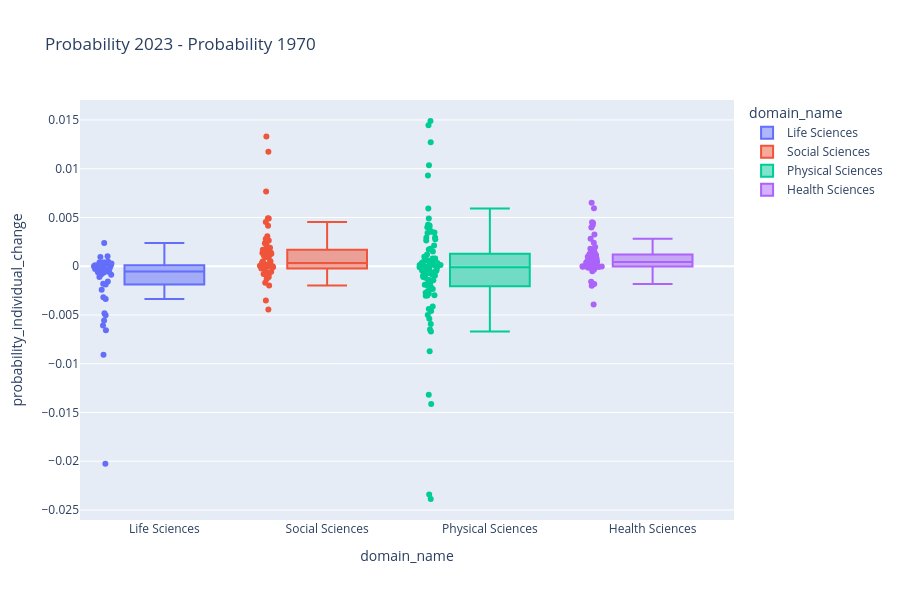

Notebook source saved alongside this figure:
### Code cell
year = 2023

fig = px.box(
    df_global_topics.query("year == @year"),
    x="domain_name",           # each domain = one box
    y="probability_individual_change",       # values to summarize
    points="all",              # optional: show all points
    color="domain_name",       # color boxes by domain
    height=600,
    title=f"Probability {year} - Probability {start_year}",
    hover_data=["domain_name", "counts_loss_pct", "subfield_name", "subfield_id"],
)

fig.update_layout(
    # yaxis_title="Counts loss (%)",
    # xaxis_title="Domain",
    # showlegend=False
)

fig.show()
# fig.write_image("../images/probability_change_by_domain_2023.png",
#                 width=1200, height=600, scale=2)

### Figure 1 — Plotly figure (JSON) as saved in the notebook; plotly's stock layout.template omitted (floating-point values rounded to 4 significant figures; data arrays with more than 128 entries replaced by an {"elided": "..."} marker saying what was removed)
{"data": [{"alignmentgroup": "True", "boxpoints": "all", "customdata": [[18.59, "General Agricultural and Biological Sciences", 1100], [31.53, "Agronomy and Crop Science", 1102], [33.54, "Animal Science and Zoology", 1103], [28.22, "Aquatic Science", 1104], [45.56, "Ecology, Evolution, Behavior and Systematics", 1105], [29.95, "Food Science", 1106], [23.16, "Forestry", 1107], [41.58, "Horticulture", 1108], [37.85, "Insect Science", 1109], [34.9, "Plant Science", 1110], [34.03, "Soil Science", 1111], [34.31, "Aging", 1302], [32.51, "Biochemistry", 1303], [34.57, "Biophysics", 1304], [34.36, "Biotechnology", 1305], [31.23, "Cancer Research", 1306], [36.41, "Cell Biology", 1307], [27.3, "Clinical Biochemistry", 1308], [43.36, "Developmental Biology", 1309], [37.62, "Endocrinology", 1310], [40.77, "Genetics", 1311], [35.92, "Molecular Biology", 1312], [37.9, "Molecular Medicine", 1313], [36.92, "Physiology", 1314], [43.23, "Structural Biology", 1315], [39.6, "Applied Microbiology and Biotechnology", 2402], [35.75, "Immunology", 2403], [36.08, "Microbiology", 2404], [44.16, "Parasitology", 2405], [43.43, "Virology", 2406], [34.64, "Behavioral Neuroscience", 2802], [36.33, "Biological Psychiatry", 2803], [36.44, "Cellular and Molecular Neuroscience", 2804], [40.15, "Cognitive Neuroscience", 2805], [30.27, "Developmental Neuroscience", 2806], [35.24, "Endocrine and Autonomic Systems", 2807], [33.73, "Neurology", 2808], [35.5, "Sensory Systems", 2809], [5.556, "Drug Discovery", 3002], [34.27, "Pharmaceutical Science", 3003], [28.98, "Pharmacology", 3004], [31.71, "Toxicology", 3005]], "hovertemplate": "domain_name=%{x}<br>probability_individual_change=%{y}<br>counts_loss_pct=%{customdata[0]}<br>subfield_name=%{customdata[1]}<br>subfield_id=%{customdata[2]}<extra></extra>", "legendgroup": "Life Sciences", "marker": {"color": "#636efa"}, "name": "Life Sciences", "notched": false, "offsetgroup": "Life Sciences", "orientation": "v", "showlegend": true, "x": ["Life Sciences", "Life Sciences", "Life Sciences", "Life Sciences", "Life Sciences", "Life Sciences", "Life Sciences", "Life Sciences", "Life Sciences", "Life Sciences", "Life Sciences", "Life Sciences", "Life Sciences", "Life Sciences", "Life Sciences", "Life Sciences", "Life Sciences", "Life Sciences", "Life Sciences", "Life Sciences", "Life Sciences", "Life Sciences", "Life Sciences", "Life Sciences", "Life Sciences", "Life Sciences", "Life Sciences", "Life Sciences", "Life Sciences", "Life Sciences", "Life Sciences", "Life Sciences", "Life Sciences", "Life Sciences", "Life Sciences", "Life Sciences", "Life Sciences", "Life Sciences", "Life Sciences", "Life Sciences", "Life Sciences", "Life Sciences"], "x0": " ", "xaxis": "x", "y": [9.265e-05, -0.001864, -0.005564, -0.0003534, -0.006558, -0.000623, 0.0004196, -6.032e-05, -0.00317, -0.009083, 0.001036, 0.0003085, -0.003365, -0.0004731, -0.00156, 0.002372, -0.005037, -0.002417, -0.0002268, -0.0005861, -0.006075, -0.02025, 0.0009382, -0.0006225, 7.239e-05, 0.0003852, 0.0004601, -0.0008847, -0.000292, 0.0003792, -0.0006143, 0.0002841, -0.004828, -0.0008714, -0.0002046, -0.0006935, 0.0003328, -0.0001894, 5.54e-06, -0.001803, -0.001099, -0.0001191], "y0": " ", "yaxis": "y", "type": "box"}, {"alignmentgroup": "True", "boxpoints": "all", "customdata": {"elided": "58x3 mixed values"}, "hovertemplate": "domain_name=%{x}<br>probability_individual_change=%{y}<br>counts_loss_pct=%{customdata[0]}<br>subfield_name=%{customdata[1]}<br>subfield_id=%{customdata[2]}<extra></extra>", "legendgroup": "Social Sciences", "marker": {"color": "#EF553B"}, "name": "Social Sciences", "notched": false, "offsetgroup": "Social Sciences", "orientation": "v", "showlegend": true, "x": ["Social Sciences", "Social Sciences", "Social Sciences", "Social Sciences", "Social Sciences", "Social Sciences", "Social Sciences", "Social Sciences", "Social Sciences", "Social Sciences", "Social Sciences", "Social Sciences", "Social Sciences", "Social Sciences", "Social Sciences", "Social Sciences", "Social Sciences", "Social Sciences", "Social Sciences", "Social Sciences", "Social Sciences", "Social Sciences", "Social Sciences", "Social Sciences", "Social Sciences", "Social Sciences", "Social Sciences", "Social Sciences", "Social Sciences", "Social Sciences", "Social Sciences", "Social Sciences", "Social Sciences", "Social Sciences", "Social Sciences", "Social Sciences", "Social Sciences", "Social Sciences", "Social Sciences", "Social Sciences", "Social Sciences", "Social Sciences", "Social Sciences", "Social Sciences", "Social Sciences", "Social Sciences", "Social Sciences", "Social Sciences", "Social Sciences", "Social Sciences", "Social Sciences", "Social Sciences", "Social Sciences", "Social Sciences", "Social Sciences", "Social Sciences", "Social Sciences", "Social Sciences"], "x0": " ", "xaxis": "x", "y": [-0.0001065, -0.004427, 0.0003705, -0.001102, -0.0008313, 0.0002687, -0.001085, 0.0005175, 0.0001447, -0.000112, -0.001968, -0.0007965, -0.000113, 0.004153, 0.0009013, 0.002201, 0.0017, 0.002631, 0.002348, 0.004915, 8.92e-05, 2.085e-05, 8.929e-06, 0.001635, 0.001382, -0.0002359, 0.001152, 0.007676, 0.001691, -0.0006562, 1.113e-05, 0.004905, -0.001313, 5.68e-05, 5.809e-05, 0.001749, -0.0005662, -8.485e-05, 0.0005029, 0.01331, 0.0005236, 0.003067, 0.001346, 0.002795, -5.403e-05, -0.000611, 0.001286, 0.01173, 0.001062, -0.003515, -0.0002313, 0.001239, 0.004524, 0.001906, 6.646e-05, -0.001682, -0.0008441, 0.0009394], "y0": " ", "yaxis": "y", "type": "box"}, {"alignmentgroup": "True", "boxpoints": "all", "customdata": {"elided": "89x3 mixed values"}, "hovertemplate": "domain_name=%{x}<br>probability_individual_change=%{y}<br>counts_loss_pct=%{customdata[0]}<br>subfield_name=%{customdata[1]}<br>subfield_id=%{customdata[2]}<extra></extra>", "legendgroup": "Physical Sciences", "marker": {"color": "#00cc96"}, "name": "Physical Sciences", "notched": false, "offsetgroup": "Physical Sciences", "orientation": "v", "showlegend": true, "x": ["Physical Sciences", "Physical Sciences", "Physical Sciences", "Physical Sciences", "Physical Sciences", "Physical Sciences", "Physical Sciences", "Physical Sciences", "Physical Sciences", "Physical Sciences", "Physical Sciences", "Physical Sciences", "Physical Sciences", "Physical Sciences", "Physical Sciences", "Physical Sciences", "Physical Sciences", "Physical Sciences", "Physical Sciences", "Physical Sciences", "Physical Sciences", "Physical Sciences", "Physical Sciences", "Physical Sciences", "Physical Sciences", "Physical Sciences", "Physical Sciences", "Physical Sciences", "Physical Sciences", "Physical Sciences", "Physical Sciences", "Physical Sciences", "Physical Sciences", "Physical Sciences", "Physical Sciences", "Physical Sciences", "Physical Sciences", "Physical Sciences", "Physical Sciences", "Physical Sciences", "Physical Sciences", "Physical Sciences", "Physical Sciences", "Physical Sciences", "Physical Sciences", "Physical Sciences", "Physical Sciences", "Physical Sciences", "Physical Sciences", "Physical Sciences", "Physical Sciences", "Physical Sciences", "Physical Sciences", "Physical Sciences", "Physical Sciences", "Physical Sciences", "Physical Sciences", "Physical Sciences", "Physical Sciences", "Physical Sciences", "Physical Sciences", "Physical Sciences", "Physical Sciences", "Physical Sciences", "Physical Sciences", "Physical Sciences", "Physical Sciences", "Physical Sciences", "Physical Sciences", "Physical Sciences", "Physical Sciences", "Physical Sciences", "Physical Sciences", "Physical Sciences", "Physical Sciences", "Physical Sciences", "Physical Sciences", "Physical Sciences", "Physical Sciences", "Physical Sciences", "Physical Sciences", "Physical Sciences", "Physical Sciences", "Physical Sciences", "Physical Sciences", "Physical Sciences", "Physical Sciences", "Physical Sciences", "Physical Sciences"], "x0": " ", "xaxis": "x", "y": [-0.001411, -0.0001788, -0.0001135, -0.0006281, -0.002111, 0.0001272, -0.001455, -0.002345, -0.004119, -0.0234, -0.006496, -0.01412, 0.01489, -0.003015, 0.0006599, 0.004246, 0.001722, 0.01035, 0.0004393, 0.001799, 0.01446, 0.001515, 0.0003195, -0.001447, -0.0009884, -0.0005279, -9.727e-05, -0.001183, 0.009307, -0.001105, 4.079e-05, 0.0001915, 0.0007774, -8.864e-05, 1.137e-05, 0.005927, 3.286e-05, -0.002983, 0.003547, 0.004888, 0.003996, -0.006684, 0.003459, 0.01271, 0.002634, -0.0004429, -0.004591, 0.0003439, 0.000791, 0.0009619, 0.004166, -4.342e-05, 0.0005793, -0.005379, 0.0007853, 0.003417, 0.003926, 0.00213, 0.002938, -0.0006332, 0.002927, 0.0004561, 0.002775, -0.0009815, 0.0007551, -0.0008433, -0.0004412, -0.004991, -9.31e-05, -0.002996, -0.002554, -0.002037, -0.002332, 8.808e-05, -0.0004817, -0.001907, -0.002724, 0.001191, -0.001755, -0.000951, -0.000708, 0.0001299, -0.008711, -0.004396, -9.906e-05, -0.01319, -0.02387, -0.005913, -0.002785], "y0": " ", "yaxis": "y", "type": "box"}, {"alignmentgroup": "True", "boxpoints": "all", "customdata": {"elided": "63x3 mixed values"}, "hovertemplate": "domain_name=%{x}<br>probability_individual_change=%{y}<br>counts_loss_pct=%{customdata[0]}<br>subfield_name=%{customdata[1]}<br>subfield_id=%{customdata[2]}<extra></extra>", "legendgroup": "Health Sciences", "marker": {"color": "#ab63fa"}, "name": "Health Sciences", "notched": false, "offsetgroup": "Health Sciences", "orientation": "v", "showlegend": true, "x": ["Health Sciences", "Health Sciences", "Health Sciences", "Health Sciences", "Health Sciences", "Health Sciences", "Health Sciences", "Health Sciences", "Health Sciences", "Health Sciences", "Health Sciences", "Health Sciences", "Health Sciences", "Health Sciences", "Health Sciences", "Health Sciences", "Health Sciences", "Health Sciences", "Health Sciences", "Health Sciences", "Health Sciences", "Health Sciences", "Health Sciences", "Health Sciences", "Health Sciences", "Health Sciences", "Health Sciences", "Health Sciences", "Health Sciences", "Health Sciences", "Health Sciences", "Health Sciences", "Health Sciences", "Health Sciences", "Health Sciences", "Health Sciences", "Health Sciences", "Health Sciences", "Health Sciences", "Health Sciences", "Health Sciences", "Health Sciences", "Health Sciences", "Health Sciences", "Health Sciences", "Health Sciences", "Health Sciences", "Health Sciences", "Health Sciences", "Health Sciences", "Health Sciences", "Health Sciences", "Health Sciences", "Health Sciences", "Health Sciences", "Health Sciences", "Health Sciences", "Health Sciences", "Health Sciences", "Health Sciences", "Health Sciences", "Health Sciences", "Health Sciences"], "x0": " ", "xaxis": "x", "y": [-0.000173, -0.0003207, 0.0002006, 0.001714, 0.0007213, 0.001217, 0.0006805, 0.0004223, -0.003915, 0.003263, 0.0002458, 0.0001621, 2.028e-05, 0.00087, 0.00118, 4.925e-05, 0.001122, -7.142e-06, 0.0002751, 0.003977, -6.197e-05, -8.677e-05, 0.002419, 0.001633, 0.005941, 0.0004305, 0.001349, 0.000422, 0.001974, 0.001161, -0.0005167, -0.001996, 0.002829, 0.004502, 0.004214, 0.001797, 0.0009344, -0.0002139, 0.0005808, 0.004425, -5.369e-05, -0.000352, -0.0001606, -2.013e-05, -0.001819, 4.41e-05, -6.767e-05, -0.001596, 0.000268, 0.0005146, 0.0005783, 0.0003445, 0.006501, -7.41e-06, 0.0004135, 0.0008734, 1.218e-06, -2.819e-05, 0.0009839, -0.000152, 0.001379, 0.0006155, 5.915e-05], "y0": " ", "yaxis": "y", "type": "box"}], "layout": {"xaxis": {"anchor": "y", "domain": [0.0, 1.0], "title": {"text": "domain_name"}, "categoryorder": "array", "categoryarray": ["Life Sciences", "Social Sciences", "Physical Sciences", "Health Sciences"]}, "yaxis": {"anchor": "x", "domain": [0.0, 1.0], "title": {"text": "probability_individual_change"}}, "legend": {"title": {"text": "domain_name"}, "tracegroupgap": 0}, "title": {"text": "Probability 2023 - Probability 1970"}, "boxmode": "overlay", "height": 600}}
